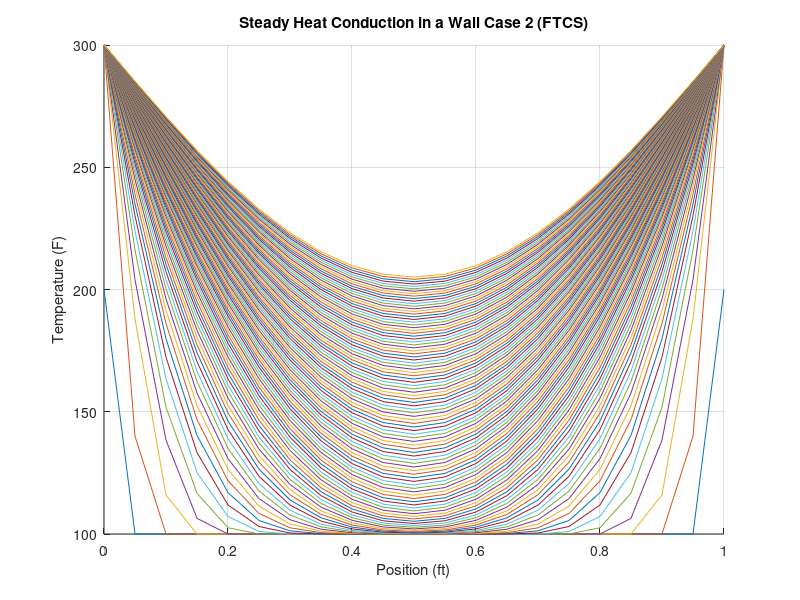

Reproduce this figure in MATLAB.
% Case 2
% Input (known data)
L = 1.0;            % wall thickness in ft
alpha = 0.1;        % Diffusivity constant 
T = 1 ;             % Assume 1 Hour time
Ti = 100.0;         % initial temperature
Ts = 300.0;         % boundary temperature
dx = 0.05;          % Spatial step
dt = 0.01;          % Time Step
Nx = L/dx + 1;          % number of spatial steps
r = alpha * dt / dx^2;

N = L/dx + 1 ; % Space nodes
M = T/dt + 1 ; % Time nodes

% Zero vectors of x & t
x = zeros(N, 1);
t = zeros(M, 1);


% Discretize space & time domain
for i = 1:N
    x(i) = 0 + (i - 1)*dx;
end

for n = 1:M
    t(n) = 0 + (n - 1)*dt;
end

% Outer Nodes
U = zeros(M,N);
U(:,1) = 300; %Left Boundary Condition
U(:,N) = 300; %Right Boundary Condition
U(1,2:N-1) = 100; %Initial Condition

% Fix the corners by averaging overlapping BCs
U(1,1)   = (300+100) / 2;   % Bottom-left
U(1,N)   = (300+100) / 2;  % Bottom-right

% Interior Nodes
for n= 1:M-1
    for i=2:N-1
        U(n+1, i) = r*U(n,i+1) + (1-2*r)*U(n,i) + r*U(n,i-1);
    end
end
% Results of Matrics U
disp(U)

% Plotting
x = linspace(0, L, N);
figure(1);
hold on;
for k = 1:size(U, 1)
    plot(x, U(k, :));
end
xlabel('Position (ft)');
ylabel('Temperature (F)');
title('Steady Heat Conduction in a Wall Case 2 (FTCS)');
grid on;
